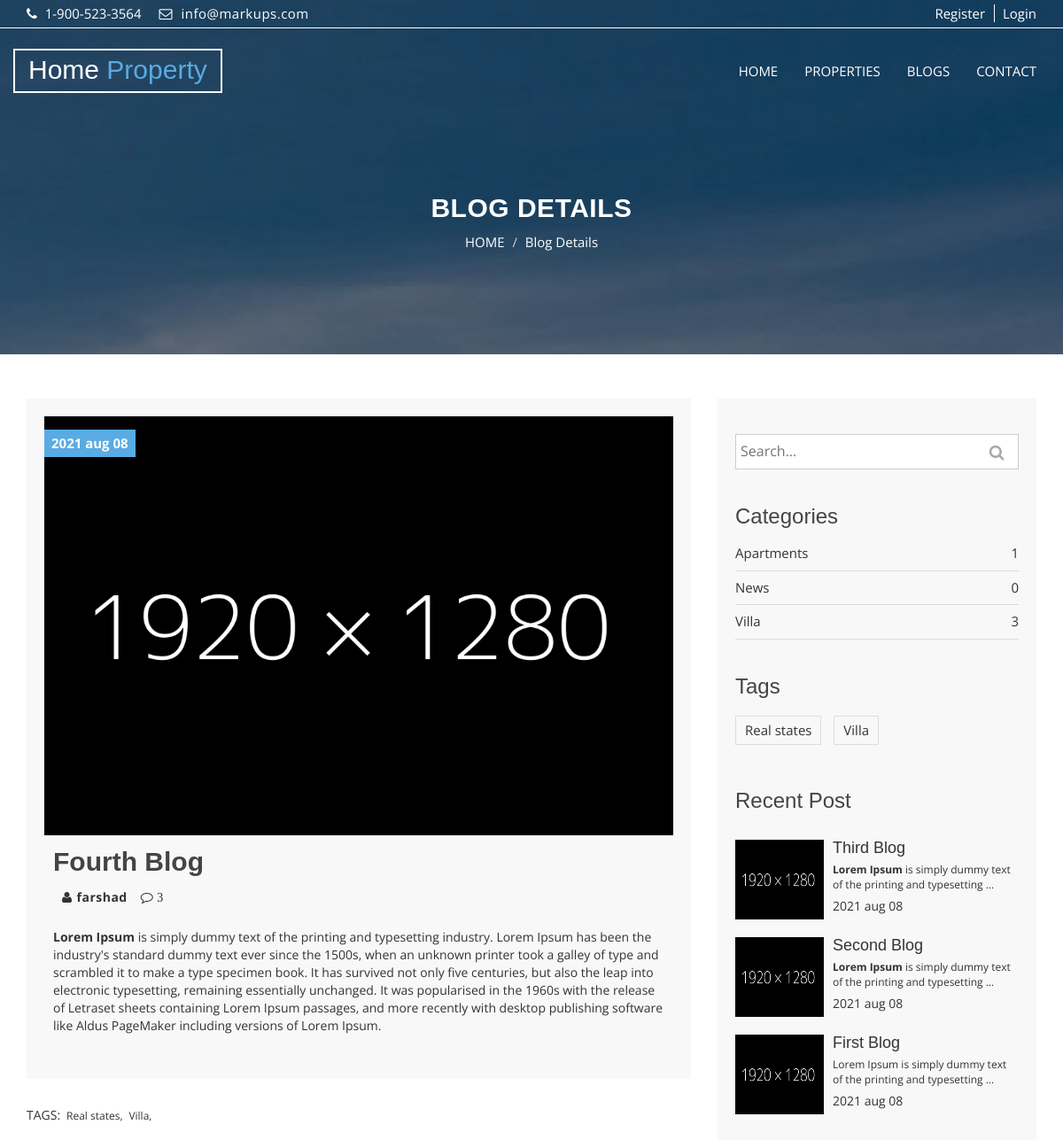
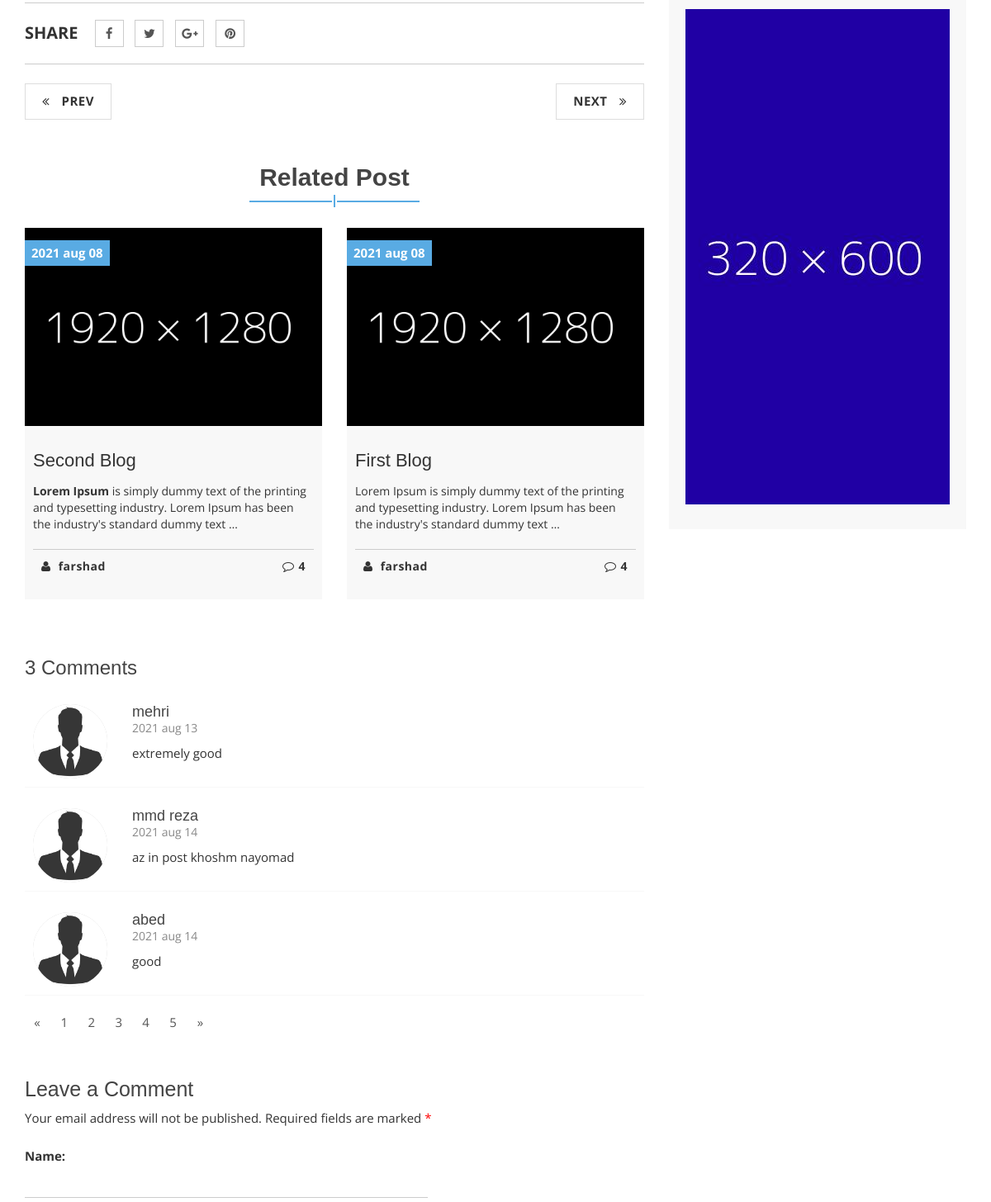
The app's page /blogs/4 (upper part), older data (2 pictures, top to bottom).
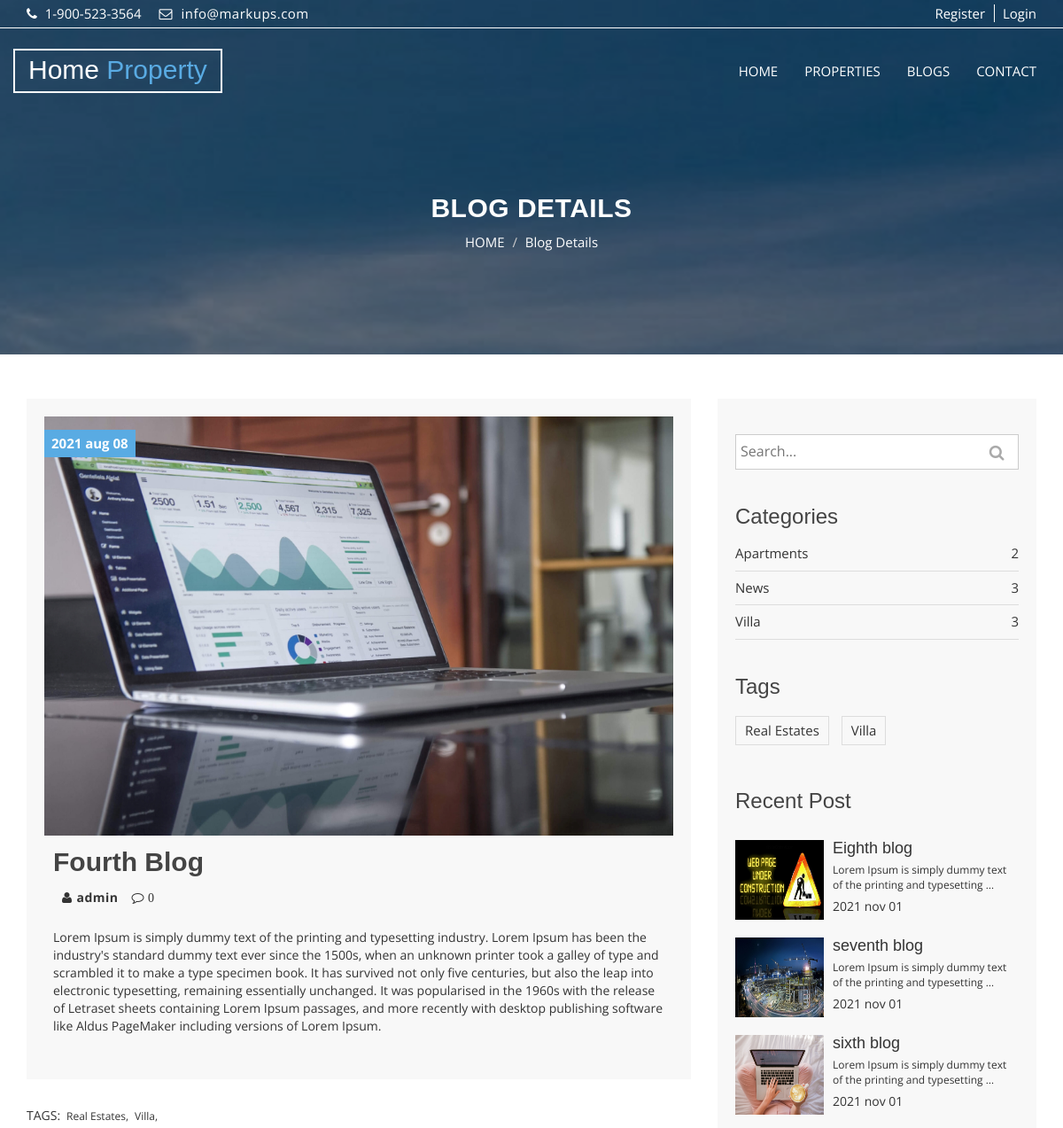
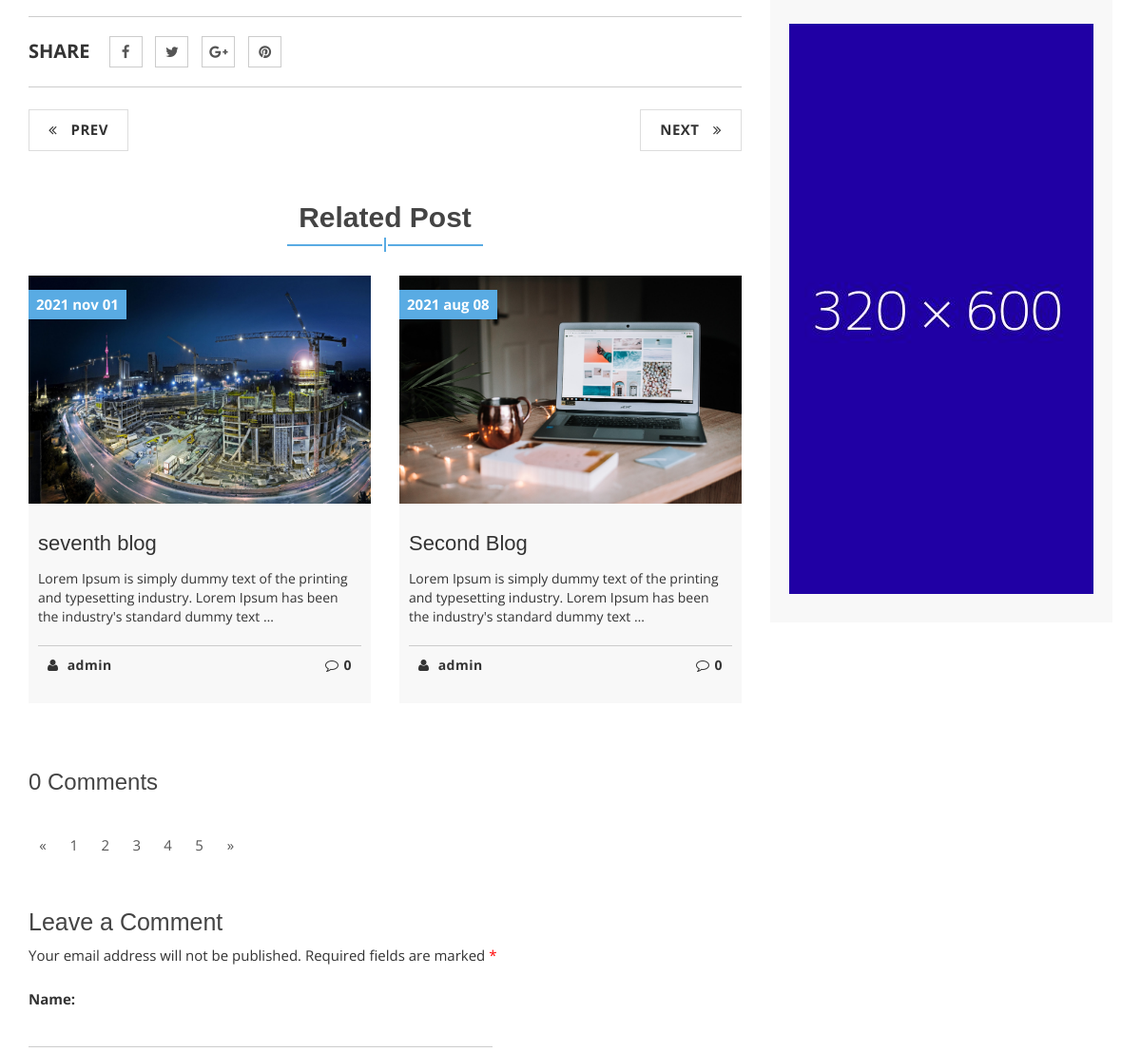
The same page, newer data (2 pictures, top to bottom).
### blog/models.py (models this page shows, shortened)
class Blog(models.Model):
    title = models.CharField(max_length=55, verbose_name='Title')
    author = models.ForeignKey(User, verbose_name='Author', on_delete = models.CASCADE, blank=False, null=False)
    category = models.ForeignKey("Category", related_name="blog", verbose_name='Category', on_delete=models.CASCADE, blank=True, null=True)
    tag = models.ManyToManyField("Tag", related_name="blogs", verbose_name='Tags', blank=True)
    image = models.ImageField(upload_to='blogs/', verbose_name='Image')
    content = RichTextField()
    slug = AutoSlugField(populate_from='title')
    pub_date = models.DateTimeField(auto_now_add=True)
    update_date = models.DateTimeField(auto_now=True)
    def get_absolute_url(self):
        return reverse('Blog-Detail', kwargs={"pk": self.pk})
    class Meta:
        ordering = ('-pub_date',)

class Tag(models.Model):
    title = models.CharField(max_length=55, verbose_name='Title')
    slug = AutoSlugField(populate_from='title')
    pub_date = models.DateTimeField(auto_now_add=True)
    def __str__(self):
        return self.title

class Comments(models.Model):
    blog = models.ForeignKey("Blog", verbose_name="Blog", on_delete=models.CASCADE, related_name="comments")
    name = models.CharField(max_length=55, verbose_name="Name")
    email = models.EmailField(max_length=100, verbose_name="Email")
    comment = models.TextField(verbose_name="Comment")
    date = models.DateTimeField(auto_now_add=True, auto_now=False)
    class Meta:
        verbose_name = "Comment"
        verbose_name_plural = "Comments"

class Category(models.Model):
    title = models.CharField(max_length=55, verbose_name='Title')
    slug = AutoSlugField(populate_from='title')
    pub_date = models.DateTimeField(auto_now_add=True)
    class Meta:
        verbose_name_plural = "Catrgories"

### blog/views.py (the view, shortened to what this page needs)
# urls.py: path("blogs/<int:pk>", views.BlogDetail.as_view(), name="Blog-Detail"),
class BlogDetail(FormMixin,DetailView):
    model = Blog
    template_name = 'blog/blog_detail.html'
    context_object_name = 'blog'
    form_class = CommentForm
    def get_context_data(self, *args, **kwargs):
        context = super(BlogDetail, self).get_context_data(*args, **kwargs)
        context['categories'] = Category.objects.all().annotate(num_blogs=Count('blog'))
        context['tags'] = Tag.objects.all()
        context['recent_posts'] = Blog.objects.order_by('-pub_date').exclude(id=self.object.pk)[:3]
        context['related_posts'] = Blog.objects.all().filter(category = self.object.category).exclude(id=self.object.pk)[:2]
        context['comments'] = Comments.objects.all().filter(blog = self.object)
        context['form'] = CommentForm()
        return context

### blog/forms.py
class CommentForm(forms.ModelForm):
    comment = forms.CharField(widget=forms.Textarea(attrs={'style':'resize:none;'}))
    class Meta:
        model = Comments
        fields = ('name', 'email', 'comment')

### blog/templates/blog/blog_detail.html (shortened to what the changed rows need)
{% extends 'base.html' %}
{% load static %}
{% block content %}
  <section id="aa-property-header">
    <div class="container">
      <div class="row">
        <div class="col-md-12">
          <div class="aa-property-header-inner">
            <h2>Blog Details</h2>
          </div>
        </div>
      </div>
    </div>
  </section>
  <section id="aa-blog">
    <div class="container">
      <div class="row">
        <div class="col-md-12">
          <div class="aa-blog-area">
            <div class="row">
              <div class="col-md-8">
                <div class="aa-blog-content">
                  <div class="row">
                    <div class="col-md-12">
                      <article class="aa-blog-single aa-blog-details">
                        <figure class="aa-blog-img">
                          <a href="#"><img alt="img" src="{{blog.image.url}}"></a>
                          <span class="aa-date-tag">{{blog.pub_date|date:"Y b d"}}</span>
                        </figure>
                        <div class="aa-blog-single-content">
                          <h2>{{blog.title}}</h2>
                          <div class="aa-blog-single-bottom">
                            <a class="aa-blog-author" href="#"><i class="fa fa-user"></i>{{blog.author}}</a>
                            <a class="aa-blog-comments" href="#"><i class="fa fa-comment-o"> {{blog.comments.count}}</i></a>
                          </div>
                          <p>{{blog.content|safe}}</p>
                        </div>
                      </article>
                    </div>
                    <div class="col-md-12">
                      <div class="aa-blog-post-tag">
                        <ul>
                          {% for tag in tags %}
                          <li><a href="{% url 'Blog-Tag' tag.slug %}">{{tag}},</a></li>
                          {% endfor %}
                        </ul>
                      </div>
                    </div>
                    <div class="col-md-12">
                      <div class="aa-blog-related-post">
                        <div class="aa-title">
                          <h2>Related Post</h2>
                        </div>
                        <div class="aa-blog-related-post-area">
                          <div class="row">
                          {% for post in related_posts %}
                            <div class="col-md-6 col-sm-6">
                              <article class="aa-blog-single">
                                <figure class="aa-blog-img">
                                  <a href="#"><img src="{{post.image.url}}" alt="img"></a>
                                  <span class="aa-date-tag">{{post.pub_date|date:"Y b d"}}</span>
                                </figure>
                                <div class="aa-blog-single-content">
                                  <h3><a href="{{post.get_absolute_url}}">{{post.title}}</a></h3>
                                  <p>{{post.content|safe|truncatewords:20}}</p>
                                  <div class="aa-blog-single-bottom">
                                    <a href="#" class="aa-blog-author"><i class="fa fa-user"></i> {{post.author}}</a>
                                    <a href="#" class="aa-blog-comments"><i class="fa fa-comment-o"></i>{{post.comments.count}}</a>
                                  </div>
                                </div>
                              </article>
                            </div>
                          {% endfor %}
                          </div>
                        </div>
                      </div>
                    </div>
                    <div class="col-md-12">
                      <div class="aa-comments-area">
                        <h3>{{comments.count}} Comments</h3>
                        <div class="comments">
                          <ul class="commentlist">
                          {% for comment in comments %}
                            <li>
                              <div class="media">
                                <div class="media-left">
                                    <img alt="img" src="{%static 'img/default.jpg'%}" class="media-object news-img">
                                </div>
                                <div class="media-body">
                                 <h4 class="author-name">{{comment.name}}</h4>
                                 <span class="comments-date"> {{comment.date|date:"Y b d"}}</span>
                                 <p>{{comment.comment}}</p>
                                </div>
                              </div>
                            </li>
                          {% endfor %}
                          </ul>
                          <nav>
                          </nav>
                        </div>
                      </div>
                    </div>
                  </div>
                </div>
              </div>
              {% include 'blog/sidebar.html' %}
            </div>
          </div>
        </div>
      </div>
    </div>
  </section>
{% endblock content %}

### blog/templates/blog/sidebar.html
{%load static%}
<div class="col-md-4">
    <aside class="aa-blog-sidebar">
        <div class="aa-blog-sidebar-single">
            <form action="{% url 'Blog-Search' %}" method="GET">
                <div class="aa-blog-search">
                <input class="aa-search-text" type="text" name="q" placeholder="Search...">
                <button class="aa-search-submit" type="submit">
                    <i class="fa fa-search"></i>
                </button>
                </div>
            </form>
        </div>
        <div class="aa-blog-sidebar-single">
            <h3>Categories</h3>
            <ul class="aa-blog-catg">
            {% for category in categories %}
                <li><a href="{% url 'Blog-Category' category.slug %}">{{category.title}}</a><span>{{category.num_blogs}}</span></li>
            {% endfor %}
            </ul>
        </div>
        <div class="aa-blog-sidebar-single">
            <h3>Tags</h3>
            <div class="tag-cloud">
            {% for tag in tags %}
                <a href="{% url 'Blog-Tag' tag.slug %}">{{tag.title}}</a>
            {% endfor %}
            </div>
        </div>
        <div class="aa-blog-sidebar-single">
            <h3>Recent Post</h3>
            <div class="aa-blog-recent-post">
            {% for post in recent_posts %}
                <div class="media">
                    <div class="media-left">
                        <a href="{{post.get_absolute_url}}">
                            <img alt="img" src="{{post.image.url}}" class="media-object">
                        </a>
                    </div>
                    <div class="media-body">
                        <h4 class="media-heading"><a href="{{post.get_absolute_url}}">{{post.title}}</a></h4>
                        <p>{{post.content|truncatewords:10|safe}}</p>
                        <span>{{post.pub_date|date:"Y b d"}}</span>
                    </div>
                </div>
            {%endfor%}
            </div>
        </div>
        <div class="aa-blog-sidebar-single">
            <div class="aa-banner-ads">
                <a href="#">
                <img src="{%static 'img/banner-ads.jpg'%}" alt="banner img">
                </a>
            </div>
        </div>
    </aside>
</div>

Row changes from the older to the newer data that the page shows:
no longer on this page (row edited): Blog: image (picture), pub_date "2021 aug 08", title "First Blog", content "Lorem Ipsum is simply dummy text of the printing and typesetting industry. Lorem Ipsum has been the industry's standard dummy text …", author "farshad", comments.count "4", content "Lorem Ipsum is simply dummy text of the printing and typesetting …"
no longer on one of the page's lists (row edited): Blog: title "Second Blog", content "Lorem Ipsum is simply dummy text of the printing and typesetting …", pub_date "2021 aug 08"
removed Comments: name "mehri", date "2021 aug 13", comment "extremely good"
removed Comments: name "mmd reza", date "2021 aug 14", comment "az in post khoshm nayomad"
removed Comments: name "abed", date "2021 aug 14", comment "good"
no longer on this page (row edited): Blog: image (picture), title "Third Blog", content "Lorem Ipsum is simply dummy text of the printing and typesetting …", pub_date "2021 aug 08", shown under "Recent Post"
changed Blog "Fourth Blog": image: a different picture; author "farshad" → "admin"; comments.count "3" → "0"
changed Tag: title "Real states" → "Real Estates"
added Blog: image (picture), pub_date "2021 nov 01", title "seventh blog", content "Lorem Ipsum is simply dummy text of the printing and typesetting industry. Lorem Ipsum has been the industry's standard dummy text …", author "admin", comments.count "0", content "Lorem Ipsum is simply dummy text of the printing and typesetting …"
changed Blog "Second Blog": image: a different picture; author "farshad" → "admin"; comments.count "4" → "0"
computed for Category "Apartments": num_blogs "1" → "2"
computed for Category "News": num_blogs "0" → "3"
added Blog: image (picture), title "Eighth blog", content "Lorem Ipsum is simply dummy text of the printing and typesetting …", pub_date "2021 nov 01", shown under "Recent Post"
added Blog: image (picture), title "sixth blog", content "Lorem Ipsum is simply dummy text of the printing and typesetting …", pub_date "2021 nov 01", shown under "Recent Post"
Text that changed along with them:
{{ comments.count }}: "3" → "0"
